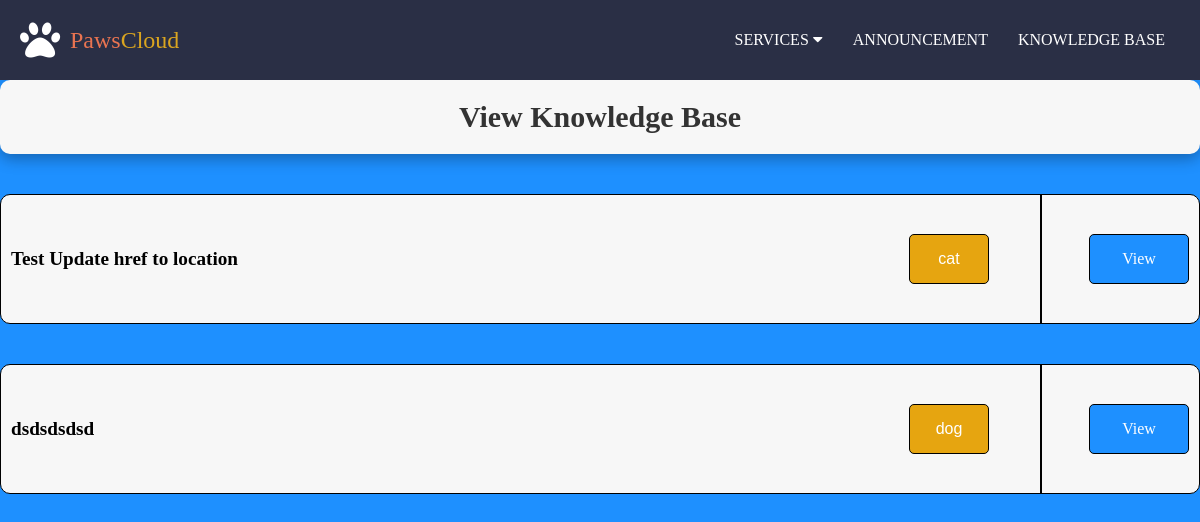
The page /Customer/knowledgebase.php on the database its author committed.
### tables this page shows
CREATE TABLE `knowledge` (
  `knowledgeid` int(5) NOT NULL,
  `title` varchar(50) DEFAULT NULL,
  `type` varchar(13) DEFAULT NULL,
  `content` text DEFAULT NULL
);

### Customer/knowledgebase.php (the view, shortened to what this page needs)
<?php
include 'condb.php';
?>
<!DOCTYPE html>
<html lang="en">
<head>
    <link rel="stylesheet" href="../assets/css/customer/style.css">
</head>
<body>
        <div class="knowledgebase-title">
            <h1>View Knowledge Base</h1>
        </div>
        <?php
        if(isset($_SESSION['noic'])){
            include 'homenav.php';
        }else{
            include 'guest_nav.php';
        }
        $sql = "SELECT * from knowledge order by knowledgeid asc";
        $result = mysqli_query($con, $sql);
        while ($row = mysqli_fetch_assoc($result)){
        ?>
        <div class="article-container">
            <div class="title"><?php echo $row['title']; ?></div>
            <button><?php echo $row['type']; ?></button>
            <a href="viewknowledgebase.php?knowledgeid=<?php echo $row['knowledgeid']; ?>" class="view-btn">View</a>
        </div>
    <?php } ?>
</body>
</html>

### assets/css/customer/style.css (style rules this page uses)
body { padding-top: 80px; background-color: #1E90FF ; }

### assets/css/customer/nav.css (style rules this page uses)
* { margin: 0; padding: 0; box-sizing: border-box; }

### Customer/knowledgebase.php (style rules this page uses)
.knowledgebase-title { background-color: #f7f7f7; border-radius: 10px; box-shadow: 0 5px 15px rgba(0,0,0,0.3); padding: 20px; margin-bottom: 20px; }
.knowledgebase-title h1 { color: #333; font-size: 30px; margin: 0; display: flex; align-items: center; justify-content: center; }
.article-container { display: flex; position: relative; justify-content: space-between; align-items: center; margin: 0 auto 10px auto; padding: 10px; border: 1.7px solid black; border-radius: 10px; background-color: #f7f7f7; max-width: 1300px; height: 130px; margin-top: 40px; }
.view-btn { position: absolute; right: 0; width: 100px; height: 50px; margin-right: 10px; color: white; font-size: 16px; border-radius: 5px; border: 1.7px solid black; text-align: center; text-decoration: none; display: flex; justify-content: center; align-items: center; background-color: #1e90ff; }
.title { font-size: 1.2em; font-weight: bold; }
button { position: absolute; right: 0; width: 80px; height: 50px; margin-right: 10px; color: white; font-size: 16px; border-radius: 5px; border: 1.7px solid black; text-align: center; text-decoration: none; display: flex; justify-content: center; align-items: center; background-color: #e6a510; margin-right: 200px; position: relative; }
button::after { content: ""; display: block; position: absolute; left: 130px; top: 50%; transform: translateY(-50%); width: 2px; height: 130px; background-color: black; }

### rows shown on the page
knowledge: title "Test Update href to location", type "cat"
knowledge: title "dsdsdsdsd", type "dog"
